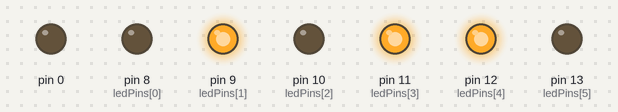
This sketch was run on a simulated Arduino Uno, built with avr-gcc and run on an emulated ATmega328P. Shown: output pins drawn as LEDs (lit = HIGH).

Above: at 2.5 s.
At 7.5 s:
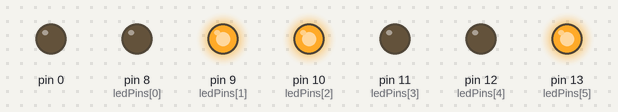
At 12.5 s:
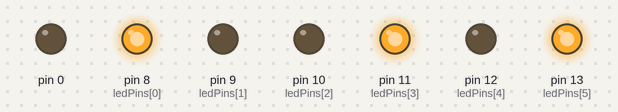
Timing chart, 0 to 19.5 s (numbered marks = the images above):
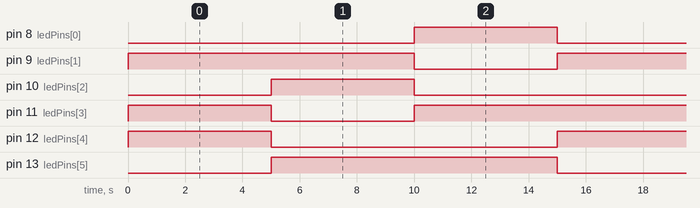

Measured:
- by itself, pin 8 (ledPins[0]), pin 10 (ledPins[2]), pin 12 (ledPins[4]): alternates HIGH for 5.0 s and LOW for 10.0 s
- by itself, pin 9 (ledPins[1]), pin 13 (ledPins[5]): alternates HIGH for 10.0 s and LOW for 5.0 s
- by itself, pin 11 (ledPins[3]): repeats every 15.0 s: LOW 5.0 s, HIGH 10.0 s

The sketch:

TrafficLight.ino
```cpp
int ledPins[] = {8,9,10,11,12,13};

void setup()
{
  int index;

  for(index = 0; index <= 6; index++)
  {
    pinMode(ledPins[index],OUTPUT);
    // ledPins[index] is replaced by the value in the array.
    // For example, ledPins[0] is 2
  }
}


void loop()
{
  trafficLight();
}

void trafficLight()
{
  int delayTime = 5000; // time (milliseconds) to pause between LEDs
                       // make this smaller for faster switching

//  int ledPins[] = {8,9,10,11,12,13};
//                  {0,1, 2, 3, 4, 5};
//  giliran pertama
  digitalWrite(ledPins[4], HIGH);
  digitalWrite(ledPins[3], HIGH);
  digitalWrite(ledPins[1], HIGH);
  delay(delayTime);
  // turn all the LEDs off:
  digitalWrite(ledPins[4], LOW);
  digitalWrite(ledPins[3], LOW);
  digitalWrite(ledPins[1], LOW);

//  giliran kedua
  digitalWrite(ledPins[5], HIGH);
  digitalWrite(ledPins[2], HIGH);
  digitalWrite(ledPins[1], HIGH);
  delay(delayTime);
  // turn all the LEDs off:
  digitalWrite(ledPins[5], LOW);
  digitalWrite(ledPins[2], LOW);
  digitalWrite(ledPins[1], LOW);

//  giliran ketiga
  digitalWrite(ledPins[5], HIGH);
  digitalWrite(ledPins[3], HIGH);
  digitalWrite(ledPins[0], HIGH);
  delay(delayTime);
  // turn all the LEDs off:
  digitalWrite(ledPins[5], LOW);
  digitalWrite(ledPins[3], LOW);
  digitalWrite(ledPins[0], LOW);

}
```
